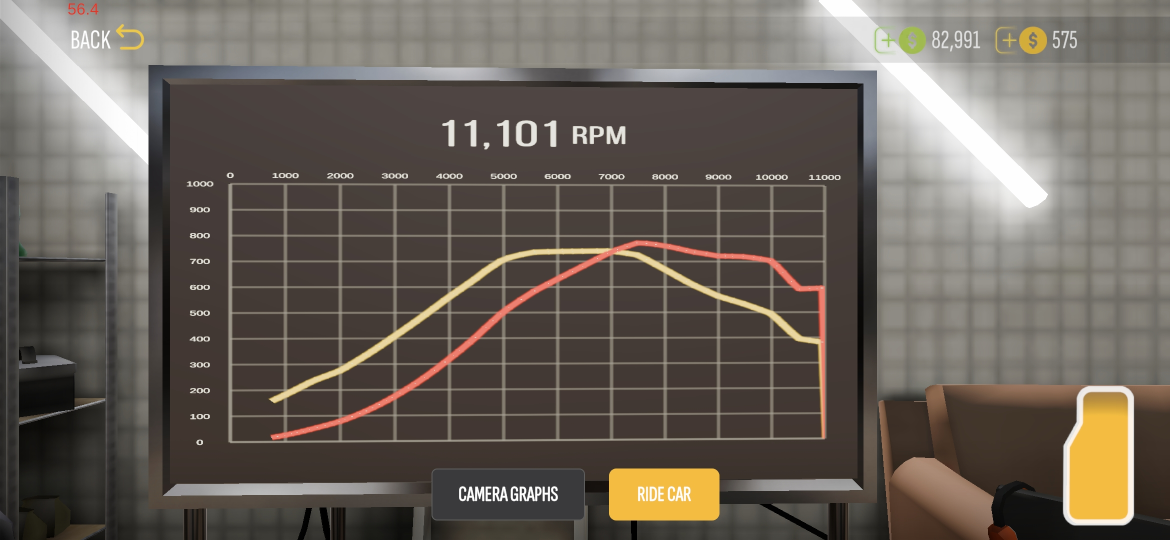
#> input picture screenshots/b16.jpg, 2340 x 1080 px (shown at 1/2 size)
$ python dyno_chart_extractor.py
#> lines starting #> are read from the running program, lines starting #| are printed output that depends on the picture
#!/usr/bin/env python3
"""
CPM2 Dyno Chart Extractor
==========================
Reads a screenshot of CPM2's in-game dyno graph and pulls out the torque
and power curves as RPM/value data points -- ready to paste into
cpm2_shift_calculator.py's DYNO_RPM / DYNO_TORQUE variables.

HOW IT WORKS
------------
1. GRIDLINES -> PIXEL COORDINATES OF KNOWN VALUES
   The x-axis RPM labels (0, 1000, 2000, ...) and y-axis value labels
   (0, 90, 180, ...) each have a gridline running the full width/height
   of the plot. A pixel column that's "gridline gray" almost all the
   way down is a vertical gridline; the same check sideways finds
   horizontal gridlines. This tells us e.g. "RPM 5000 sits at pixel
   x=707" for several known values.

2. PIXEL <-> DATA CALIBRATION
   Gridlines are evenly spaced by construction, so fitting a straight
   line (pixel = a*value + b) through the known points via linear
   regression gives a precise, sub-pixel-accurate conversion both ways.

3. TRACE THE CURVES BY COLOR
   Every pixel is checked against the torque curve's color (yellow:
   green and blue channels close together) and the power curve's color
   (red: red channel far above green/blue). For each pixel column that
   has matching pixels, the average position is that curve's height at
   that column -- this "collapses" the curve's line thickness to a
   single centerline value per column.

4. CONVERT BACK TO DATA AND SAMPLE
   Run the traced pixel curve back through the calibration from step 2,
   and read it off at whatever RPM step you want.

CONFIDENCE CHECK
-----------------
Torque (Nm) and power (PS) aren't independent: PS = Nm * RPM / 7127,
always, by definition. This script computes that ratio from the two
traced curves -- if it comes out close to 7127 across the whole range,
that's strong independent confirmation the extraction (and which curve
is which) is actually correct, not just plausible-looking. It'll warn
you if the ratio doesn't hold.

WHAT TO CHECK IF A NEW SCREENSHOT DOESN'T WORK
------------------------------------------------
This relies on CPM2's dyno chart looking the same way each time (same
gridline style, same two curve colors). If a screenshot is a different
resolution or crop, you'll mainly need to adjust CROP_BOX and possibly
the two DETECT bands below. The script saves a debug image after every
run -- ALWAYS eyeball it before trusting the printed numbers.

KNOWN ROUGH SPOTS (check the debug overlay for these, fix by hand if needed)
------------------------------------------------------------------------------
- Wherever the yellow and red lines visually touch/cross, color detection
  can get confused for a handful of RPM and briefly jump off the real
  curve -- this happened around the crossing point on this chart.
- The last stretch before redline, where the curve drops almost straight
  down, is unreliable the same way -- easiest to just eyeball those last
  few hundred RPM off the chart directly rather than trust this script there.
- Either shows up as a value that doesn't fit the smooth trend of its
  neighbors -- compare the printed list against the debug overlay image
  and nudge any obvious outliers by hand.
"""

import argparse
import numpy as np
from PIL import Image, ImageDraw
import matplotlib.pyplot as plt
import os
import subprocess
import sys
from pathlib import Path

# ============================================================
# EDIT THESE per screenshot
# ============================================================

# set this true to automate gridlines input.  set False if something wont work and input gridlines some graph info manualy
EXPERIMENTAL_GRIDLINES = True
# EXPERIMENTAL_GRIDLINES = False

# Pixel box (left, top, right, bottom), in the ORIGINAL screenshot, that
# crops down to just the axes + plot area -- cut out the RPM readout,
# buttons, and background. Open the screenshot in any viewer/editor to
# read off rough pixel coordinates; it doesn't need to be exact, it just
# needs to fully contain the grid with a little margin.
CROP_BOX = (360, 300, 1700, 900)

# The RPM values the x-axis gridlines show, left to right.
# RPM_GRIDLINE_VALUES = [0, 1000, 2000, 3000, 4000, 5000, 6000, 7000, 8000]
# RPM_GRIDLINE_VALUES = [i for i in range(0, 11000+1, 1000)]

# The values the y-axis gridlines show, top to bottom.
# VALUE_GRIDLINE_VALUES = [i for i in range(900,-1,-100)]

# Curve-free pixel bands (relative to the CROPPED image) used to detect
# gridlines without curve interference. X band = a row range near the
# TOP of the plot, above where either curve ever reaches. Y band = a
# column range near the LEFT edge, before either curve starts. If the
# gridline count warning fires, look at the saved debug image and move
# these to a spot the curves don't touch in your screenshot.

#                        top, bottom
X_GRIDLINE_DETECT_ROWS = (70, 80)

#                        left, right
Y_GRIDLINE_DETECT_COLS = (110, 140)

SAMPLE_STEP_RPM = 100     # how finely to sample the traced curves
MAX_GAP_PX = 10           # a bigger gap than this = stop trusting that curve past it

IMAGE_PATH = "screenshots/b16.jpg"


if __name__ == "__main__":
    parser = argparse.ArgumentParser(description="Extract RPM/torque/power data from a CPM2 dyno chart screenshot.")
    parser.add_argument("-f", "--file", default=IMAGE_PATH,
                        help="path to the dyno screenshot (default: %(default)s)")
    parser.add_argument("--crop", nargs=4, type=int, metavar=("LEFT", "TOP", "RIGHT", "BOTTOM"),
                        default=list(CROP_BOX),
                        help="pixel box around the chart (default: %(default)s)")
    parser.add_argument("--step", type=int, default=SAMPLE_STEP_RPM,
                        help="RPM step between sampled points (default: %(default)s)")
    args = parser.parse_args()


    IMAGE_PATH = args.file
    CROP_BOX = tuple(args.crop)
    SAMPLE_STEP_RPM = args.step


# ============================================================
# shouldn't need to touch below here
# ============================================================

# [19 lines left out: function open_file_cross_platform, not called in this run]


def is_gridline_gray(r, g, b):
    return abs(r - g) < 20 and abs(g - b) < 20 and 100 < r < 230

def is_yellow(r, g, b):   # torque curve
    return r > 140 and (r - g) < 45 and (g - b) > 30

def is_red(r, g, b):      # power curve
    return r > 140 and (r - g) > 55


def find_gridlines(arr, axis, band, expected_values: None|list):
    """axis='x': detect vertical gridlines -> pixel column per RPM value.
    axis='y': detect horizontal gridlines -> pixel row per data value.
    `band` is the curve-free pixel range on the OTHER axis to scan."""
    h, w, _ = arr.shape
    lo, hi = band
    if axis == 'x':
        counts = np.array([sum(1 for y in range(lo, hi) if is_gridline_gray(*arr[y, x]))
                            for x in range(w)])
    else:
        counts = np.array([sum(1 for x in range(lo, hi) if is_gridline_gray(*arr[y, x]))
                            for y in range(h)])

    threshold = int((hi - lo) * 0.8)
    hits = np.where(counts > threshold)[0]
    if len(hits) == 0:
        raise RuntimeError(f"No {axis}-axis gridlines detected at all -- CROP_BOX or the "
                            f"detect band is probably wrong. Check debug_crop.png.")

    clusters, cur = [], [hits[0]]
    for v in hits[1:]:
        if v - cur[-1] <= 4:
            cur.append(v)
        else:
            clusters.append(sum(cur) / len(cur))
            cur = [v]
    clusters.append(sum(cur) / len(cur))


    if expected_values is not None:
        if len(clusters) != len(expected_values):
            print("clusters:", clusters)
            print("cluster count:", len(clusters))
            print("expected count:", len(expected_values))
            raise RuntimeError(
                f"Found {len(clusters)} {axis}-axis gridlines but expected {len(expected_values)} "
                f"(from {'RPM' if axis == 'x' else 'VALUE'}_GRIDLINE_VALUES). Check debug_crop.png "
                f"-- likely CROP_BOX is off, or a curve is crossing through the detect band "
                f"({'X_GRIDLINE_DETECT_ROWS' if axis == 'x' else 'Y_GRIDLINE_DETECT_COLS'})."
                # TODO add more useful logs here suggesting changing inputed torque/rpm data or modifying experimental gridlines variable.
            )
    return clusters


# [26 lines left out: functions plot_torque_curve, trace_curve_backup, not called in this run]

def trace_curve(arr, classifier, max_jump=30):
    """
    Same as before, but only trusts matches within `max_jump` pixels of
    the previous column's position. This throws out far-away false
    positives (background glare, a gridline crossing, etc.) instead of
    averaging them into the centroid and dragging the trace off-line.
    Bump max_jump if a genuinely steep part of the curve gets skipped;
    lower it if bad matches still get through.
    """
    h, w, _ = arr.shape
    points = {}
    prev_y = None
    for x in range(w):
        col = arr[:, x, :]
        ys = [y for y in range(h) if classifier(*col[y])]
        if prev_y is not None:
            ys = [y for y in ys if abs(y - prev_y) <= max_jump]
        if not ys:
            continue
        y = sum(ys) / len(ys)
        points[x] = y
        prev_y = y
    return points


def fill_hidden_gaps(curve_points, other_curve_points, max_gap=30):
    """
    Fills gaps in curve_points using other_curve_points' value at the
    same x -- for the case where the yellow (torque) line gets covered
    by the red (power) line where they cross, so yellow's real pixels
    just aren't there to read. Assumes yellow sits right under red at
    that spot, which is the best guess available when it's hidden.

    Only fills gaps up to max_gap pixels wide, so it doesn't wrongly
    borrow red's data across a big, unrelated gap (like the near-redline
    dropout) -- that should stay a real gap, not get papered over.
    """
    if not curve_points:
        return curve_points
    xs = sorted(curve_points)
    filled = dict(curve_points)
    for i in range(len(xs) - 1):
        gap = xs[i + 1] - xs[i]
        if 1 < gap <= max_gap:
            for x in range(xs[i] + 1, xs[i + 1]):
                if x in other_curve_points:
                    filled[x] = other_curve_points[x]
    return filled


def reliable_range(curve, max_gap):
    """Returns (first_x, last_x_before_first_big_gap). A screenshot's
    curve sometimes has a short break (colors overlapping at a crossing
    point, or heavy compression near a steep drop) -- rather than
    silently interpolating across a long blind spot, stop at the last
    point before any gap bigger than max_gap."""
    xs = sorted(curve)
    for i in range(len(xs) - 1):
        if xs[i + 1] - xs[i] > max_gap:
            print(f"  note: {max_gap}+ px gap in this curve at x={xs[i]}-{xs[i+1]} "
                  f"-- trusting data only up to x={xs[i]}")
            return xs[0], xs[i]
    return xs[0], xs[-1]


def get_dyno_data(image_path: str,
                  crop_box: tuple[int] = CROP_BOX):
#> called with image_path = 'screenshots/b16.jpg', crop_box = (360, 300, 1700, 900)
    full_img = Image.open(image_path).convert("RGB")
#> full_img is the input picture: PIL image 2340x1080 RGB; mean R, G, B 105.1, 97.4, 89.3
    img = full_img.crop(crop_box)
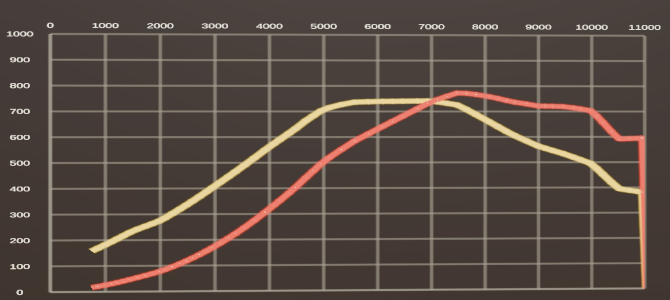
#> img: PIL image 1340x600 RGB (shown at 1/2 size); mean R, G, B 84.4, 72.6, 65.5
    crop_path = Path("debug_crop.png")
    img.save(crop_path.resolve())
    arr = np.array(img).astype(int)

    global RPM_GRIDLINE_VALUES, VALUE_GRIDLINE_VALUES

    if EXPERIMENTAL_GRIDLINES:
        RPM_GRIDLINE_VALUES = None
        VALUE_GRIDLINE_VALUES = None
    else:
        open_file_cross_platform(crop_path)
        max_rpm_inputed = input("what is Max value of RPM Axis? ")
        max_tq_inputed = input("what is Max value of Torque Axis? ")
        if max_tq_inputed == "":
            max_tq_inputed = 10_000
            min_tq_inputed = 1_000
        else:
            min_tq_inputed = input("what is Min value of Torque Axis? ")
        RPM_GRIDLINE_VALUES = [i for i in range(0, int(max_rpm_inputed)+1, 1000)]
        VALUE_GRIDLINE_VALUES = [i for i in range(int(max_tq_inputed),-1,-int(min_tq_inputed))]
        # print(RPM_GRIDLINE_VALUES)  # debug
        # print(VALUE_GRIDLINE_VALUES)


    x_px = find_gridlines(arr, 'x', X_GRIDLINE_DETECT_ROWS, RPM_GRIDLINE_VALUES)
#> in find_gridlines, `counts = np.array([sum(1 for y in range(lo, hi) if is_gridline_gray(*a..`: counts = 1340 values, max 10 at index 96, min 0 at index 0, mean 2.2
#> in find_gridlines, `hits = np.where(counts > threshold)[0]`: hits = 85 values from 96 to 1289
#> in find_gridlines, `clusters, cur = [], [hits[0]]`: clusters = []; cur = [96]
#> the loop in find_gridlines, `for v in hits[1:]:` made 84 passes
#> (v, cur) on passes 9, 16, 23, 31, 39, 46, 53, 60: (207, [207]), (317, [317]), (426, [426]), (535, [535]), (644, [644]), (752, [752]), (860, [860]), (967, [967])
#> after the loop in find_gridlines, `for v in hits[1:]:`: clusters = [100, 210, 320, 429.5, 538.5, 647, 755, 863, 970, 1077, 1183]
#> x_px = [100, 210, 320, 429.5, 538.5, 647, 755, 863, 970, 1077, 1183, 1287.5]
    y_px = find_gridlines(arr, 'y', Y_GRIDLINE_DETECT_COLS, VALUE_GRIDLINE_VALUES)
#> the loop in find_gridlines (call 2), `for v in hits[1:]:` made 42 passes
#> (v, cur) on passes 4, 8, 12, 16, 20, 24, 28, 32: (118, [118]), (169, [169]), (221, [221]), (272, [272]), (324, [324]), (376, [376]), (427, [427]), (479, [479])
#> y_px = [67.5, 119.5, 170.5, 222.5, 273.5, 325.5, 377.5, 428.5, 480.5, 532, 583.5]

    if EXPERIMENTAL_GRIDLINES:
        RPM_GRIDLINE_VALUES = [i*1000 for i in range(len(x_px))]
#> RPM_GRIDLINE_VALUES = [0, 1000, 2000, 3000, 4000, 5000, 6000, 7000, 8000, 9000, 10000, 11000]
        VALUE_GRIDLINE_VALUES = [i*100 for i in range(len(y_px), 0, -1)]
#> VALUE_GRIDLINE_VALUES = [1100, 1000, 900, 800, 700, 600, 500, 400, 300, 200, 100]
    mx, cx = np.polyfit(RPM_GRIDLINE_VALUES, x_px, 1)
#> mx = 0.108; cx = 104.1
    my, cy = np.polyfit(VALUE_GRIDLINE_VALUES, y_px, 1)
#> my = -0.516; cy = 635.1

    def rpm_to_px(rpm):
        return mx * rpm + cx

    def px_to_rpm(px):
        return (px - cx) / mx

    def px_to_val(px):
        return (px - cy) / my

    print("Tracing torque curve (yellow)...")
    yellow = trace_curve(arr, is_yellow)
#> the loop in trace_curve, `for x in range(w):` made 1340 passes
#> ys on passes 180 to 186: [497, 498, 499], [496, 497, 498, 499], [496, 497, 498, 499, 500, 501], [495, 496, 497, 498, 499, 500, 501], [495, 496, 497, 498, 499, 500, 501], [494, 495, 496, 497, 498, 499, 500, 501, 502], [494, 495, 496, 497, 498, 499, 500, 501, 502, 503]
#> after the loop in trace_curve, `for x in range(w):`: points = 1099 items
#> yellow = 1099 items
    print("Tracing power curve (red)...")
    red = trace_curve(arr, is_red)
#> the loop in trace_curve (call 2), `for x in range(w):` made 1340 passes
#> ys on passes 183 to 189: [570, 571, 572, 573], [569, 570, 571, 572, 573, 574], [569, 570, 571, 572, 573, 574, 575, 576, 577, 578], [569, 570, 571, 572, 573, 574, 575, 576, 577, 578, 579], [569, 570, 571, 572, 573, 574, 575, 576, 577, 578, 579], [569, 570, 571, 572, 573, 574, 575, 576, 577, 578, 579], [568, 569, 570, 571, 572, 573, 574, 575, 576, 577, 578, 579]
#> red = 1109 items

    # EXPERIMENTAL
    yellow = fill_hidden_gaps(yellow, red)
#> in fill_hidden_gaps, `xs = sorted(curve_points)`: xs = 1099 values from 178 to 1281
#> in fill_hidden_gaps, `filled = dict(curve_points)`: filled = 1099 items
#> after the loop in fill_hidden_gaps, `for i in range(len(xs) - 1):`: filled = 1104 items
#> yellow = 1104 items


    # debug overlay: gridlines + traced curves, so you can eyeball correctness
    overlay = img.copy()
    draw = ImageDraw.Draw(overlay)


    h, w, _ = arr.shape

    # X gridline detector: checks this horizontal strip
    x_lo, x_hi = X_GRIDLINE_DETECT_ROWS
    draw.rectangle(
        [(0, x_lo), (w - 1, x_hi - 1)],
        outline=(255, 255, 0),
        width=3,
    )

    # Y gridline detector: checks this vertical strip
    y_lo, y_hi = Y_GRIDLINE_DETECT_COLS
    draw.rectangle(
        [(y_lo, 0), (y_hi - 1, h - 1)],
        outline=(255, 0, 255),
        width=3,
    )

    for px in x_px:
        draw.line([(px, 0), (px, overlay.height)], fill=(0, 200, 255), width=1)
#> this loop made 12 passes
#> px on passes 1 to 8: 100, 210, 320, 429.5, 538.5, 647, 755, 863
    for px in y_px:
        draw.line([(0, px), (overlay.width, px)], fill=(0, 200, 255), width=1)
#> this loop made 11 passes
#> px on passes 1 to 8: 67.5, 119.5, 170.5, 222.5, 273.5, 325.5, 377.5, 428.5
    for x, y in yellow.items():
        draw.ellipse([x - 1, y - 1, x + 1, y + 1], fill=(0, 255, 0))
#> this loop made 1104 passes
#> y on passes 1 to 3: 497.5, 498, 497.5
    for x, y in red.items():
        draw.ellipse([x - 1, y - 1, x + 1, y + 1], fill=(255, 0, 255))
#> this loop made 1109 passes
#> y on passes 1 to 3: 571, 571.5, 571.5
    overlay.save("debug_trace_overlay.png")
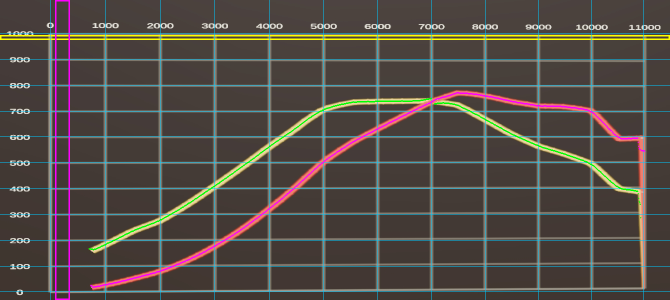
#> saved as debug_trace_overlay.png: PIL image 1340x600 RGB (shown at 1/2 size); mean R, G, B 82.7, 76, 69.8

    y_lo, y_hi = reliable_range(yellow, MAX_GAP_PX)
#> in reliable_range, `xs = sorted(curve)`: xs = 1104 values from 178 to 1281
#> y_lo = 178; y_hi = 1281
    r_lo, r_hi = reliable_range(red, MAX_GAP_PX)
#> r_lo = 181; r_hi = 1289
    rpm_lo = max(px_to_rpm(y_lo), px_to_rpm(r_lo))
#> rpm_lo = 711.7
    rpm_hi = min(px_to_rpm(y_hi), px_to_rpm(r_hi))
#> rpm_hi = 10892.1

    start = int(np.ceil(rpm_lo / SAMPLE_STEP_RPM)) * SAMPLE_STEP_RPM
#> start = 800
    end = int(np.floor(rpm_hi / SAMPLE_STEP_RPM)) * SAMPLE_STEP_RPM
#> end = 10800
    rpms = list(range(start, end + 1, SAMPLE_STEP_RPM))

    yx = np.array(sorted(yellow)); yy = np.array([yellow[x] for x in yx])
#> after `yx = np.array(sorted(yellow))`: yx = 1104 values from 178 to 1281
#> after `yy = np.array([yellow[x] for x in yx])`: yy = 1104 values, max 499 at index 8, min 196.5 at index 684, mean 308.1
    rx = np.array(sorted(red)); ry = np.array([red[x] for x in rx])
#> after `rx = np.array(sorted(red))`: rx = 1109 values from 181 to 1289
#> after `ry = np.array([red[x] for x in rx])`: ry = 1109 values, max 574 at index 4, min 185.5 at index 732, mean 337.2

    def sample(rpm, cxa, cya):
        return px_to_val(np.interp(rpm_to_px(rpm), cxa, cya))

    torque = [round(sample(r, yx, yy)) for r in rpms]
#> torque = 101 values, max 849 at index 62, min 265 at index 0, mean 637.3
    power = [round(sample(r, rx, ry)) for r in rpms]
#> power = 101 values, max 871 at index 67, min 119 at index 0, mean 578.5

    """ because of some experimented automations, this sanity check does not work correctly so i comment it.

    ratios = [p / (t * r) for r, t, p in zip(rpms, torque, power) if t > 20]
    implied_constant = 1 / (sum(ratios) / len(ratios))
    print(f"\nSanity check: implied torque/power constant = {implied_constant:.0f} "
          f"(~7127 confirms yellow=torque Nm / red=power PS; ~5252 would mean "
          f"lb-ft/HP instead -- if it's neither, something's misdetected)")

    """
    print(f"\nSaved debug_crop.png and debug_trace_overlay.png -- check them before trusting this:\n")

    plot_torque_curve(rpms, torque)

    # TODO change those value format from 2x lists to 1 dictionary
    # for i in range(len(rpms)):
    #     print(f"rpm:tq = {rpms[i]}:{torque[i]}")
    return rpms, torque


def plot_torque_curve(dyno_rpm, dyno_torque, out_path="torque_curve.png"):
#> called with out_path = 'torque_curve.png'
    plt.figure(figsize=(9, 6))
    plt.plot(dyno_rpm, dyno_torque, marker='o', markersize=2, color='#e6c34a')
    plt.xticks(RPM_GRIDLINE_VALUES)
    plt.yticks(sorted(VALUE_GRIDLINE_VALUES))
    plt.xlim(min(RPM_GRIDLINE_VALUES), max(RPM_GRIDLINE_VALUES))
    plt.ylim(min(VALUE_GRIDLINE_VALUES), max(VALUE_GRIDLINE_VALUES))
    plt.xlabel("RPM")
    plt.ylabel("Torque")
    plt.title("Torque vs RPM")
    plt.grid(True, alpha=0.3)
    plt.tight_layout()
    plt.savefig(out_path, dpi=150)
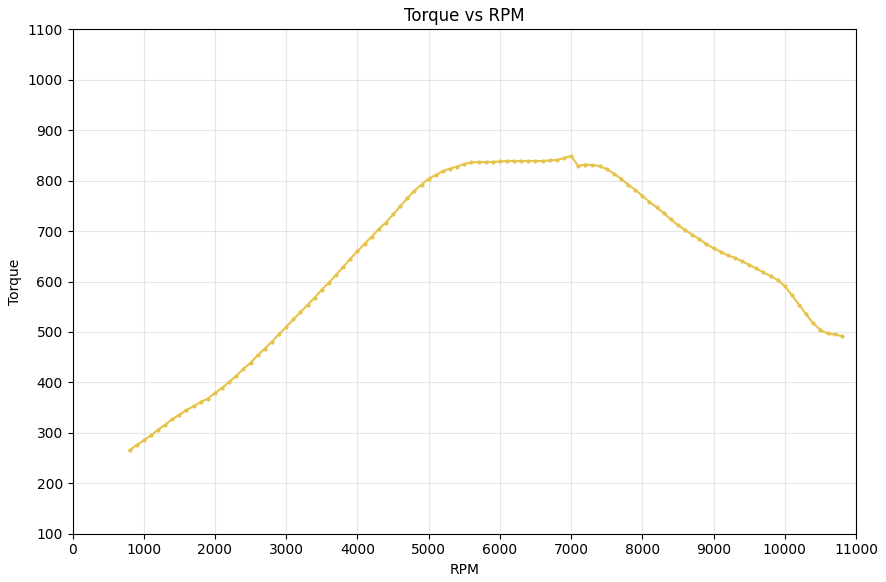
#> figure drawn by matplotlib, 1 panel; curve peaks at x = 7000, y = 849
    return out_path


if __name__ == "__main__":
    rpms, torque = get_dyno_data(IMAGE_PATH)
#> rpms = 101 values from 800 to 10800
    print("DYNO_RPM =", rpms)
#> (printed output is left out)
    print("DYNO_TORQUE =", torque)
#> (printed output is left out)
